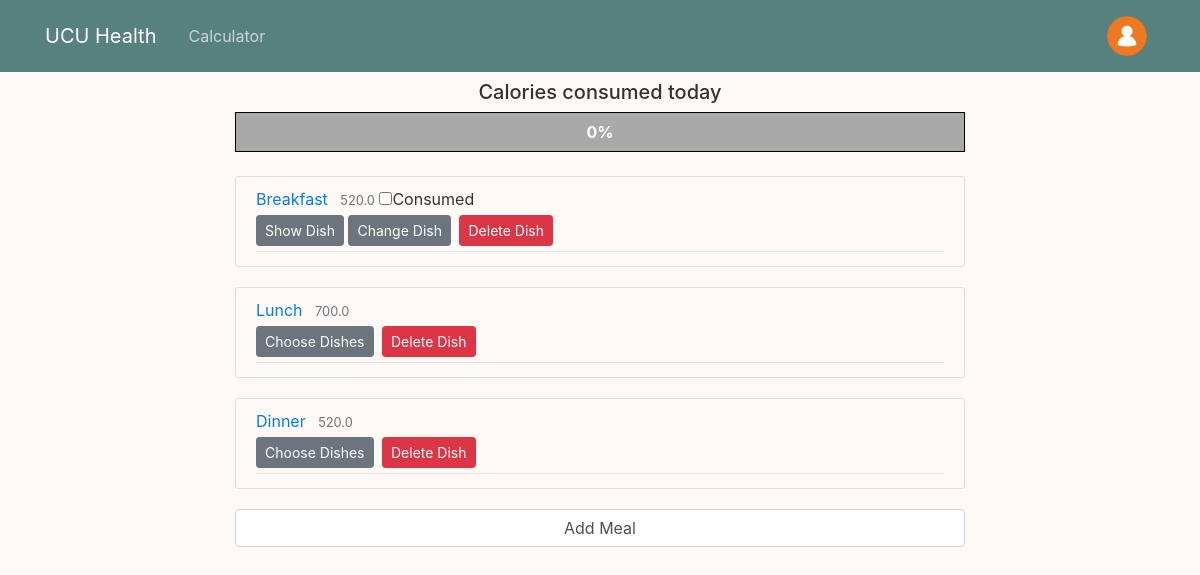
Screenshot of /main (signed in) with the database file from the repository.
### main/models.py (models this page shows, shortened)
class Meal(db.Model):
    id = db.Column(db.Integer, primary_key = True)
    name = db.Column(db.String(30), nullable = False)
    calories = db.Column(db.Float, nullable = False)
    proteins = db.Column(db.Float, nullable = False)
    carbs = db.Column(db.Float, nullable = False)
    fats = db.Column(db.Float, nullable = False)
    choicen = db.Column(db.Integer, nullable = False, default = 0)
    date_added = db.Column(db.DateTime, nullable = False,
        default = datetime.date(datetime.utcnow()))
    user_id = db.Column(db.Integer, db.ForeignKey("user.id"), default = 0)
    dishes = db.relationship('Dish', backref = 'meal', lazy=True)

### main/routes.py (the view, shortened to what this page needs)
@app.route("/", methods=['GET', 'POST'])
@app.route("/main", methods=['GET', 'POST'])
def main():
    if not current_user.is_authenticated:
        return render_template('home.html', title = 'Home')
    meals = Meal.query.filter_by(date_added = datetime(*tuple(map(int,
            datetime.utcnow().strftime('%Y-%m-%d').split('-')))), user_id = current_user.id).all()
    return render_template('main.html', title = 'Main', meals = meals)

### main/models.py (called while the page is built)
@login_manager.user_loader
def load_user(user_id):
    return User.query.get(int(user_id))

### main/templates/main.html (shortened to what this page needs)
{% extends "layout.html" %}
{% block content %}
<link href="{{ url_for('static', filename='main_bar.css') }}" rel="stylesheet">
<h5 align="center">Calories consumed today</h5>
<div class="progress-bar" role="progressbar">
    <div class="progress-bar-value">0%</div>
</div>
<br>
<form method="POST" action="">
  {% set total_calories = 0 %}
  {% for meal in meals %}
  {% set total_calories = total_calories + meal.calories %}
  <article class="media content-section">
    <div class="media-body">
    <div class="article-metadata">
        <a class="mr-2" href="#">{{ meal.name }}</a>
        <small class="text-muted">{{ meal.calories }}</small>
        {% if meal.choicen == False%}
          <input type="checkbox" id="{{ meal.name }}" style="display:none"></input>
        {% else %}
          <input type="checkbox" id="{{ meal.name }}">Consumed</input>
        {% endif %}
        <div>
            {% if meal.choicen == False %}
              <a class="btn btn-secondary btn-sm mt-1 mb-1" href="{{url_for('choose_dishes', meal_id = meal.id)}}">Choose Dishes</a>
            {% else %}
              <a class="btn btn-secondary btn-sm mt-1 mb-1" href="{{url_for('show_dish', meal_id = meal.id)}}">Show Dish</a>
              <a class="btn btn-secondary btn-sm mt-1 mb-1" href="{{url_for('view_dishes', meal_id = meal.id)}}">Change Dish</a>
            {% endif %}
            <a class="btn btn-danger btn-sm m-1" href="{{url_for('delete_meal', meal_id = meal.id)}}">Delete Dish</a>
        </div>
  </article>
  {% endfor %}
  <form method="POST" action="">
    <div class="form-group">
      <input type="submit", name="submit_button", value="Add Meal", class="form-control", id="all_meal">
    </div>
  </form>
</form>
{% endblock content %}

### main/templates/layout.html (shortened to what this page needs)
<!DOCTYPE html>
<html>
  <head>
    <link
      rel="stylesheet"
      href="https://maxcdn.bootstrapcdn.com/bootstrap/4.0.0/css/bootstrap.min.css"
 />
    <link
      rel="stylesheet"
      type="text/css"
      href="{{ url_for('static', filename='main.css') }}" />
  </head>
  <body>
    <header class="site-header">
      <nav class="navbar navbar-expand-lg navbar-dark bg-steel fixed-top">
        <div class="container">
          <a class="navbar-brand mr-4" href="{{ url_for('main') }}">UCU Health</a>
          <div class="collapse navbar-collapse" id="navbarToggle">
            <div class="navbar-nav mr-auto">
              <a class="nav-item nav-link" href="{{ url_for('calculator') }}">Calculator</a>
            </div>
            <div class="navbar-nav">
            {% if current_user.is_authenticated %}
              <a class="nav-item nav-link" href="{{ url_for("account") }}"><img class="rounded-circle panel-img" src="{{ url_for('static', filename = 'profile_pics/' + 'account_icon.png') }} "></a>
            {% else %}
              <a class="nav-item nav-link" href="{{ url_for("login") }}">Login</a>
              <a class="nav-item nav-link" href="{{ url_for("register") }}">Register</a>
            {% endif %}
            </div>
          </div>
        </div>
      </nav>
    </header>
    <main role="main" class="container">
      <div class="row">
        <div class="col-md-8">
          {% block content %}{% endblock %}
        </div>
    </main>
  </body>
</html>

### main/static/main.css (style rules this page uses)
body { background: #fff9f5; color: #333333; margin-top: 5rem; }
.row { display: flex; justify-content: center; align-items: center; }
.bg-steel { background-color: #57817f; }
.site-header .navbar-nav .nav-link { color: #cbd5db; }
.content-section { background: #fff9f5;; padding: 10px 20px; border: 1px solid #dddddd; border-radius: 3px; margin-bottom: 20px; }
.article-metadata { padding-bottom: 1px; margin-bottom: 4px; border-bottom: 1px solid #e3e3e3 }
.panel-img { height: 40px; width: 40px; }

### main/static/main_bar.css (style rules this page uses)
.progress-bar { background-color: darkgrey; position: relative; width: auto; height: 40px; border: 1px solid rgb(0, 0, 0); }
.progress-bar-value { position: absolute; width: 100%; height: 100%; display: flex; align-items: center; justify-content: center; font-weight: bold; }

### rows the page displays
Meal: name "Breakfast", calories "520.0"
Meal: name "Lunch", calories "700.0"
Meal: name "Dinner", calories "520.0"
